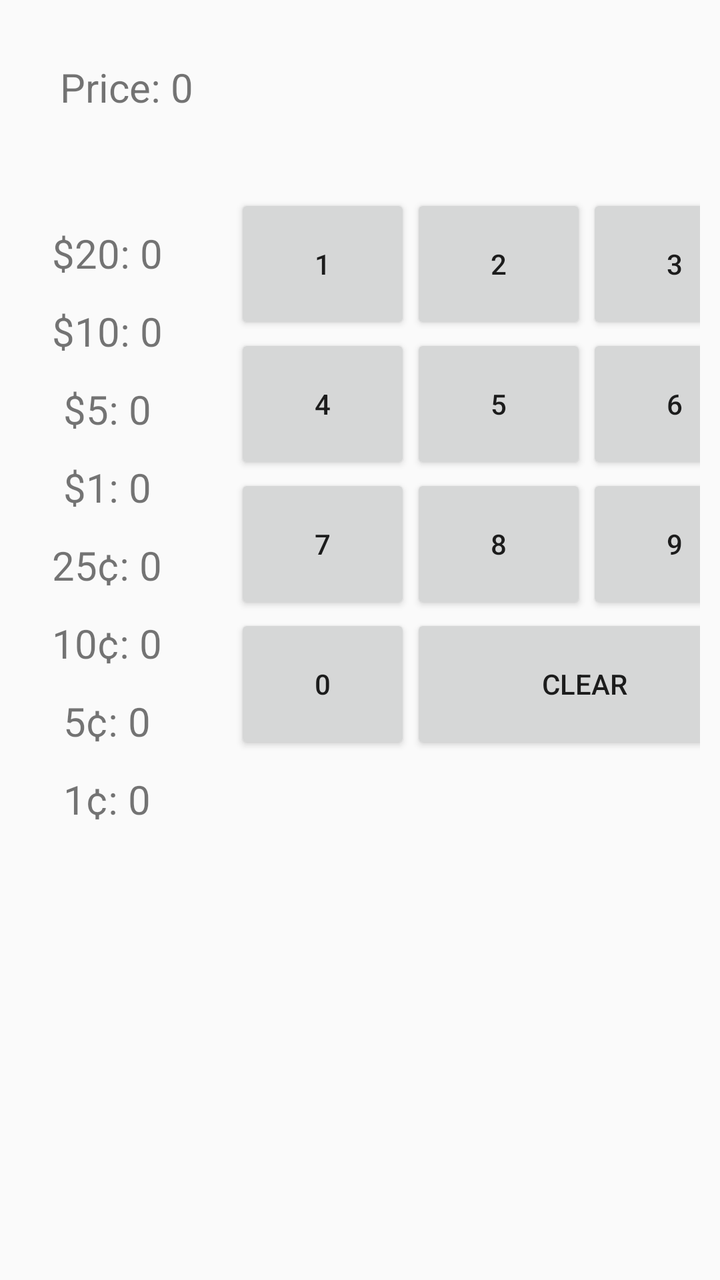
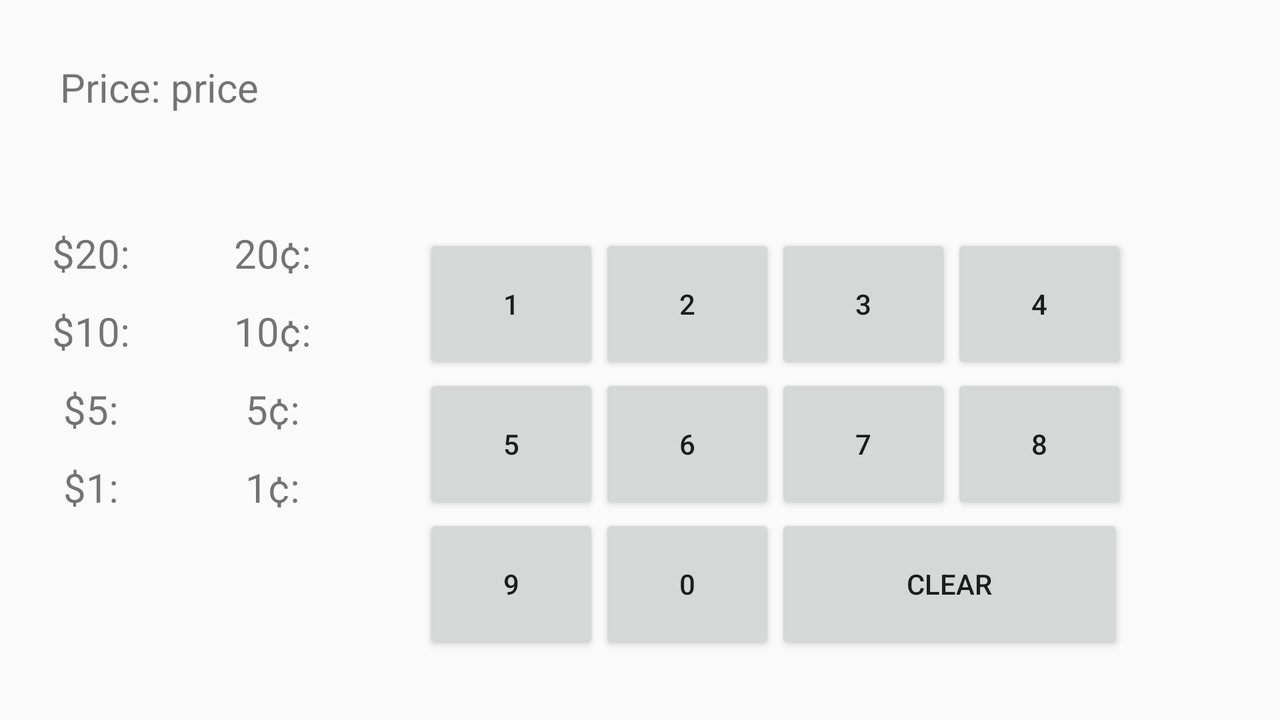

One screen, two layout resources from the same app: the default and the repository's alternative for another configuration. Each is rendered where Android would select it; the XML of both is given below.
<!-- AndroidManifest.xml: application theme Theme.MobileProgramming -->
<!-- res/layout/activity_hw3change.xml -->
<?xml version="1.0" encoding="utf-8"?>
<LinearLayout xmlns:android="http://schemas.android.com/apk/res/android"
    android:layout_width="match_parent"
    android:layout_height="match_parent"
    android:orientation="vertical">

    <LinearLayout
        android:layout_width="wrap_content"
        android:layout_height="wrap_content"
        android:orientation="horizontal"
        android:padding="30dp">
    <TextView
        android:layout_width="wrap_content"
        android:layout_height="wrap_content"
        android:text="Price: "
        android:textSize="20sp"/>

    <TextView
        android:layout_width="wrap_content"
        android:layout_height="wrap_content"
        android:text="0"
        android:id="@+id/txt_price"
        android:textSize="20sp"/>
    </LinearLayout>

    <LinearLayout
        android:layout_width="wrap_content"
        android:layout_height="wrap_content"
        android:orientation="horizontal">

        <LinearLayout
            android:layout_width="wrap_content"
            android:layout_height="wrap_content"
            android:orientation="vertical"
            android:padding="20dp"
            android:gravity="center">

            <TextView
                android:layout_width="wrap_content"
                android:layout_height="wrap_content"
                android:id="@+id/dollar20"
                android:text="$20: 0"
                android:padding="6dp"
                android:textSize="20sp"/>
            <TextView
                android:layout_width="wrap_content"
                android:layout_height="wrap_content"
                android:id="@+id/dollar10"
                android:text="$10: 0"
                android:padding="6dp"
                android:textSize="20sp"/>
            <TextView
                android:layout_width="wrap_content"
                android:layout_height="wrap_content"
                android:id="@+id/dollar5"
                android:text="$5: 0"
                android:padding="6dp"
                android:textSize="20sp"/>
            <TextView
                android:layout_width="wrap_content"
                android:layout_height="wrap_content"
                android:id="@+id/dollar1"
                android:text="$1: 0"
                android:padding="6dp"
                android:textSize="20sp"/>

            <TextView
                android:layout_width="wrap_content"
                android:layout_height="wrap_content"
                android:id="@+id/cent25"
                android:text="25¢: 0"
                android:padding="6dp"
                android:textSize="20sp"/>
            <TextView
                android:layout_width="wrap_content"
                android:layout_height="wrap_content"
                android:id="@+id/cent10"
                android:text="10¢: 0"
                android:padding="6dp"
                android:textSize="20sp"/>
            <TextView
                android:layout_width="wrap_content"
                android:layout_height="wrap_content"
                android:id="@+id/cent5"
                android:text="5¢: 0"
                android:padding="6dp"
                android:textSize="20sp"/>
            <TextView
                android:layout_width="wrap_content"
                android:layout_height="wrap_content"
                android:id="@+id/cent1"
                android:text="1¢: 0"
                android:padding="6dp"
                android:textSize="20sp"/>

        </LinearLayout>

        <GridLayout
            android:layout_width="wrap_content"
            android:layout_height="wrap_content"
            android:orientation="horizontal"
            android:columnCount="3"
            android:rowCount="3"
            android:padding="10dp">

            <Button
                android:layout_width="wrap_content"
                android:layout_height="70dp"
                android:text="1"
                android:id="@+id/num1"/>
            <Button
                android:layout_width="wrap_content"
                android:layout_height="70dp"
                android:text="2"
                android:id="@+id/num2"/>
            <Button
                android:layout_width="wrap_content"
                android:layout_height="70dp"
                android:text="3"
                android:id="@+id/num3"/>
            <Button
                android:layout_width="wrap_content"
                android:layout_height="70dp"
                android:text="4"
                android:id="@+id/num4"/>

            <Button
                android:layout_width="wrap_content"
                android:layout_height="70dp"
                android:text="5"
                android:id="@+id/num5"/>
            <Button
                android:layout_width="wrap_content"
                android:layout_height="70dp"
                android:text="6"
                android:id="@+id/num6"/>
            <Button
                android:layout_width="wrap_content"
                android:layout_height="70dp"
                android:text="7"
                android:id="@+id/num7"/>
            <Button
                android:layout_width="wrap_content"
                android:layout_height="70dp"
                android:text="8"
                android:id="@+id/num8"/>

            <Button
                android:layout_width="wrap_content"
                android:layout_height="70dp"
                android:text="9"
                android:id="@+id/num9"/>

            <Button
                android:layout_width="wrap_content"
                android:layout_height="70dp"
                android:text="0"
                android:id="@+id/num0"/>


            <Button
                android:id="@+id/clear"
                android:layout_width="174dp"
                android:layout_height="70dp"
                android:layout_columnSpan="2"
                android:text="clear" />


        </GridLayout>

    </LinearLayout>

</LinearLayout>
<!-- resources referenced by this layout -->
<resources>
  <style name="Theme.MobileProgramming" parent="Theme.AppCompat.Light.NoActionBar">
          
          <item name="colorPrimary">@color/purple_500</item>
          <item name="colorPrimaryVariant">@color/purple_700</item>
          <item name="colorOnPrimary">@color/white</item>
          
          <item name="colorSecondary">@color/teal_200</item>
          <item name="colorSecondaryVariant">@color/teal_700</item>
          <item name="colorOnSecondary">@color/black</item>
          
          <item name="android:statusBarColor" tools:targetApi="l">@color/black</item>
          
      </style>
</resources>
<!-- res/layout-land/activity_hw3change.xml (the repository's variant of the layout above) -->
<!-- drawn on the phone turned sideways -->
<?xml version="1.0" encoding="utf-8"?>
<LinearLayout xmlns:android="http://schemas.android.com/apk/res/android"
    android:layout_width="match_parent"
    android:layout_height="match_parent"
    android:orientation="vertical">

    <LinearLayout
        android:layout_width="wrap_content"
        android:layout_height="wrap_content"
        android:orientation="horizontal"
        android:padding="30dp">
    <TextView
        android:layout_width="wrap_content"
        android:layout_height="wrap_content"
        android:text="Price: "
        android:textSize="20sp"/>

    <TextView
        android:layout_width="wrap_content"
        android:layout_height="wrap_content"
        android:text="price"
        android:id="@+id/txt_price"
        android:textSize="20sp"/>
    </LinearLayout>

    <LinearLayout
        android:layout_width="wrap_content"
        android:layout_height="wrap_content"
        android:orientation="horizontal">

        <LinearLayout
            android:layout_width="wrap_content"
            android:layout_height="wrap_content"
            android:gravity="center"
            android:orientation="vertical"
            android:padding="20dp">

            <TextView
                android:id="@+id/dollar20"
                android:layout_width="wrap_content"
                android:layout_height="wrap_content"
                android:padding="6dp"
                android:text="$20:"
                android:textSize="20sp" />

            <TextView
                android:id="@+id/dollar10"
                android:layout_width="wrap_content"
                android:layout_height="wrap_content"
                android:padding="6dp"
                android:text="$10:"
                android:textSize="20sp" />

            <TextView
                android:id="@+id/dollar5"
                android:layout_width="wrap_content"
                android:layout_height="wrap_content"
                android:padding="6dp"
                android:text="$5:"
                android:textSize="20sp" />

            <TextView
                android:layout_width="wrap_content"
                android:layout_height="wrap_content"
                android:id="@+id/dollar1"
                android:text="$1:"
                android:padding="6dp"
                android:textSize="20sp"/>

        </LinearLayout>

        <LinearLayout
            android:layout_width="wrap_content"
            android:layout_height="wrap_content"
            android:orientation="horizontal">

        <LinearLayout
            android:layout_width="wrap_content"
            android:layout_height="wrap_content"
            android:orientation="vertical"
            android:gravity="center"
            android:padding="20dp">

            <TextView
                android:layout_width="wrap_content"
                android:layout_height="wrap_content"
                android:id="@+id/cent20"
                android:text="20¢:"
                android:padding="6dp"
                android:textSize="20sp"/>
            <TextView
                android:layout_width="wrap_content"
                android:layout_height="wrap_content"
                android:id="@+id/cent10"
                android:text="10¢:"
                android:padding="6dp"
                android:textSize="20sp"/>
            <TextView
                android:layout_width="wrap_content"
                android:layout_height="wrap_content"
                android:id="@+id/cent5"
                android:text="5¢:"
                android:padding="6dp"
                android:textSize="20sp"/>
            <TextView
                android:id="@+id/cent1"
                android:layout_width="wrap_content"
                android:layout_height="wrap_content"
                android:padding="6dp"
                android:text="1¢:"
                android:textSize="20sp" />

        </LinearLayout>


        </LinearLayout>

    <GridLayout
        android:layout_width="wrap_content"
        android:layout_height="wrap_content"
        android:columnCount="4"
        android:orientation="horizontal"
        android:padding="30dp"
        android:rowCount="3">

        <Button
            android:id="@+id/num1"
            android:layout_width="wrap_content"
            android:layout_height="70dp"
            android:text="1" />

        <Button
            android:id="@+id/num2"
            android:layout_width="wrap_content"
            android:layout_height="70dp"
            android:text="2" />

        <Button
            android:id="@+id/num3"
            android:layout_width="wrap_content"
            android:layout_height="70dp"
            android:text="3" />

        <Button
            android:id="@+id/num4"
            android:layout_width="wrap_content"
            android:layout_height="70dp"
            android:text="4" />

        <Button
            android:id="@+id/num5"
            android:layout_width="wrap_content"
            android:layout_height="70dp"
            android:text="5" />

        <Button
            android:id="@+id/num6"
            android:layout_width="wrap_content"
            android:layout_height="70dp"
            android:text="6" />

        <Button
            android:id="@+id/num7"
            android:layout_width="wrap_content"
            android:layout_height="70dp"
            android:text="7" />

        <Button
            android:id="@+id/num8"
            android:layout_width="wrap_content"
            android:layout_height="70dp"
            android:text="8" />

        <Button
            android:id="@+id/num9"
            android:layout_width="wrap_content"
            android:layout_height="70dp"
            android:text="9" />

        <Button
            android:id="@+id/num0"
            android:layout_width="wrap_content"
            android:layout_height="70dp"
            android:text="0" />


        <Button
            android:id="@+id/clear"
            android:layout_width="174dp"
            android:layout_height="70dp"
            android:layout_columnSpan="2"
            android:text="clear" />


    </GridLayout>

</LinearLayout>
</LinearLayout>
